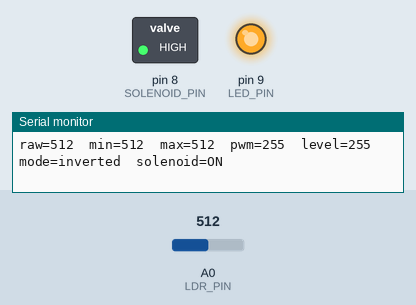
The program below on a simulated Arduino Mega 2560, built with avr-gcc and run on an emulated ATmega2560. On the bench: switched loads named in the program (green lamp = pin HIGH), output pins drawn as LEDs (lit = HIGH), the last lines printed to the serial monitor. Inputs (shaded band) come from the test bench; at power-on: A0 (LDR_PIN) = 512.

Above: at 3.8 s.
3.9 s: A0 (LDR_PIN) set to 525
At 4.6 s:
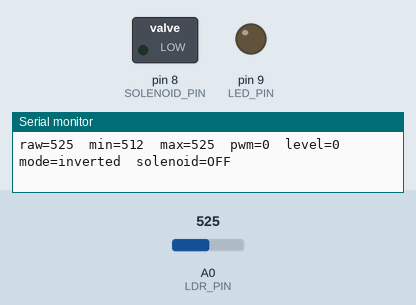
5.9 s: A0 (LDR_PIN) set to 511
At 6.8 s:
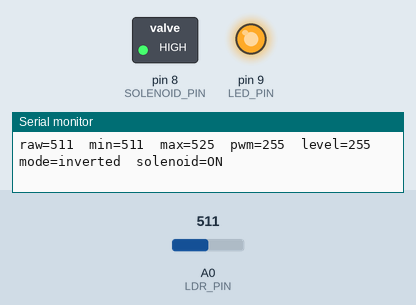
Timing chart, 0 to 8.9 s (numbered marks = the images above; inputs shaded):
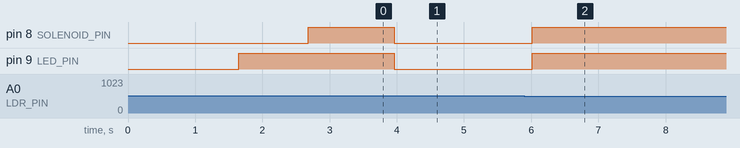

The program:

main.cpp
```cpp
#include <Arduino.h>

const int LDR_PIN = A0;
const int LED_PIN = 9;             // use pin labeled 9 or ~9
const int SOLENOID_PIN = 8;        // drives MOSFET gate (through 100-220 ohm resistor)
const long BAUD_RATE = 9600;
const int ACTIVATION_LEVEL = 55;   // higher = needs more cover before LED brightens
const int SOLENOID_ON_LEVEL = 170; // 0..255 level where solenoid turns on
const int SOLENOID_OFF_LEVEL = 130;// lower than ON level to prevent chatter

// For wiring: 5V -> LDR -> A0 -> 10k -> GND
// true  = darker -> brighter LED
// false = brighter -> brighter LED
const bool USE_INVERTED_RESPONSE = true;

void setup() {
  pinMode(LED_PIN, OUTPUT);
  pinMode(SOLENOID_PIN, OUTPUT);
  digitalWrite(SOLENOID_PIN, LOW);  // keep solenoid off at boot
  Serial.begin(BAUD_RATE);

  // Arduino Mega does not require waiting for Serial, but this gives monitor time to attach.
  delay(500);
  Serial.println("LDR diagnostic starting...");
  Serial.println("Cover/uncover the photoresistor and watch raw values change.");
  Serial.println("Solenoid control uses MOSFET on pin 8 with hysteresis.");
  Serial.println("Startup LED PWM sweep (0->255->0)...");

  // Quick hardware check: LED should visibly fade up/down here.
  for (int i = 0; i <= 255; i++) {
    analogWrite(LED_PIN, i);
    delay(4);
  }
  for (int i = 255; i >= 0; i--) {
    analogWrite(LED_PIN, i);
    delay(4);
  }
}

void loop() {
  static int minSeen = 1023;
  static int maxSeen = 0;
  static bool solenoidOn = false;

  int ldrValue = analogRead(LDR_PIN);  // 0..1023
  if (ldrValue < minSeen) minSeen = ldrValue;
  if (ldrValue > maxSeen) maxSeen = ldrValue;

  int span = max(1, maxSeen - minSeen);
  long scaled = (long)(ldrValue - minSeen) * 255L;  // avoid 16-bit overflow on AVR
  int normalized = (int)(scaled / span);
  normalized = constrain(normalized, 0, 255);

  int level = USE_INVERTED_RESPONSE ? (255 - normalized) : normalized;
  level = constrain(level - ACTIVATION_LEVEL, 0, 255 - ACTIVATION_LEVEL);
  level = (int)((long)level * 255L / (255 - ACTIVATION_LEVEL));  // stretch back to full range

  // Non-linear response: small changes near ambient produce less visible brightness.
  int brightness = (int)((long)level * (long)level / 255L);
  brightness = constrain(brightness, 0, 255);

  analogWrite(LED_PIN, brightness);

  if (!solenoidOn && level >= SOLENOID_ON_LEVEL) {
    solenoidOn = true;
  } else if (solenoidOn && level <= SOLENOID_OFF_LEVEL) {
    solenoidOn = false;
  }
  digitalWrite(SOLENOID_PIN, solenoidOn ? HIGH : LOW);

  Serial.print("raw=");
  Serial.print(ldrValue);
  Serial.print("  min=");
  Serial.print(minSeen);
  Serial.print("  max=");
  Serial.print(maxSeen);
  Serial.print("  pwm=");
  Serial.print(brightness);
  Serial.print("  level=");
  Serial.print(level);
  Serial.print("  mode=");
  Serial.print(USE_INVERTED_RESPONSE ? "inverted" : "normal");
  Serial.print("  solenoid=");
  Serial.println(solenoidOn ? "ON" : "OFF");

  if (ldrValue < 5 || ldrValue > 1018) {
    Serial.println("Warning: reading near limit. Check divider wiring at A0.");
  }

  delay(150);
}
```

Measured:
- the behaviour switches between 512 and 513 on A0 (LDR_PIN) (found by bisection; images 0 and 1)
- after the input at 3.9 s, pin 8 (SOLENOID_PIN), pin 9 (LED_PIN): HIGH → LOW after 0.06 s
- after the input at 5.9 s, pin 8 (SOLENOID_PIN), pin 9 (LED_PIN): LOW → HIGH after 0.11 s
